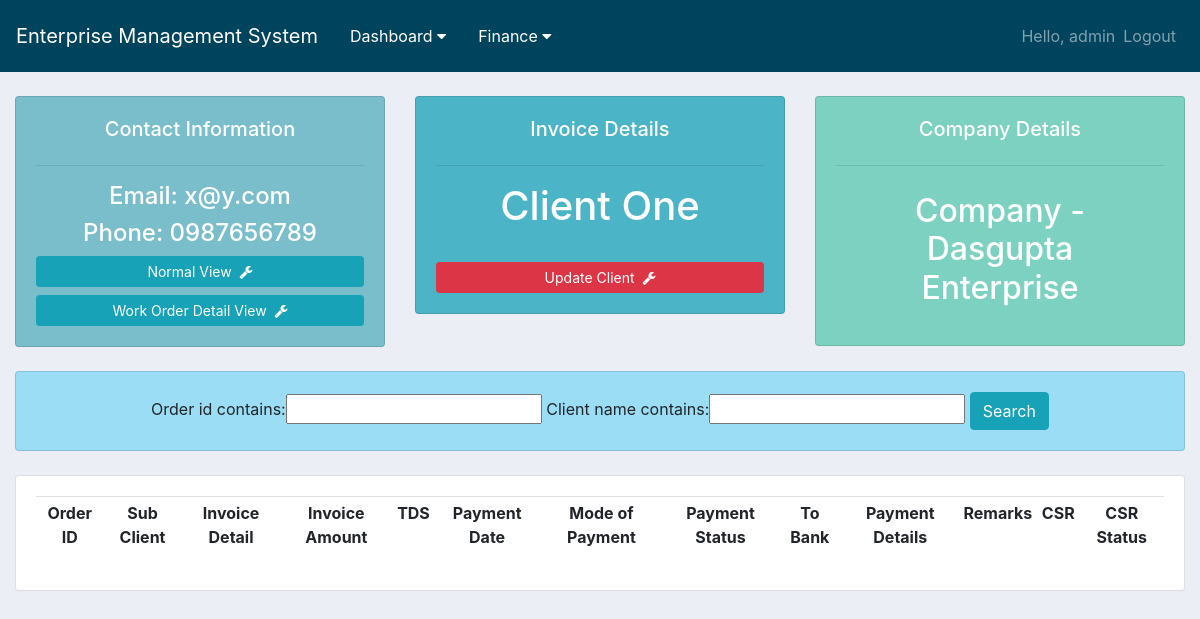
Before: /client/invoice/7/ (signed in) with the older database file.
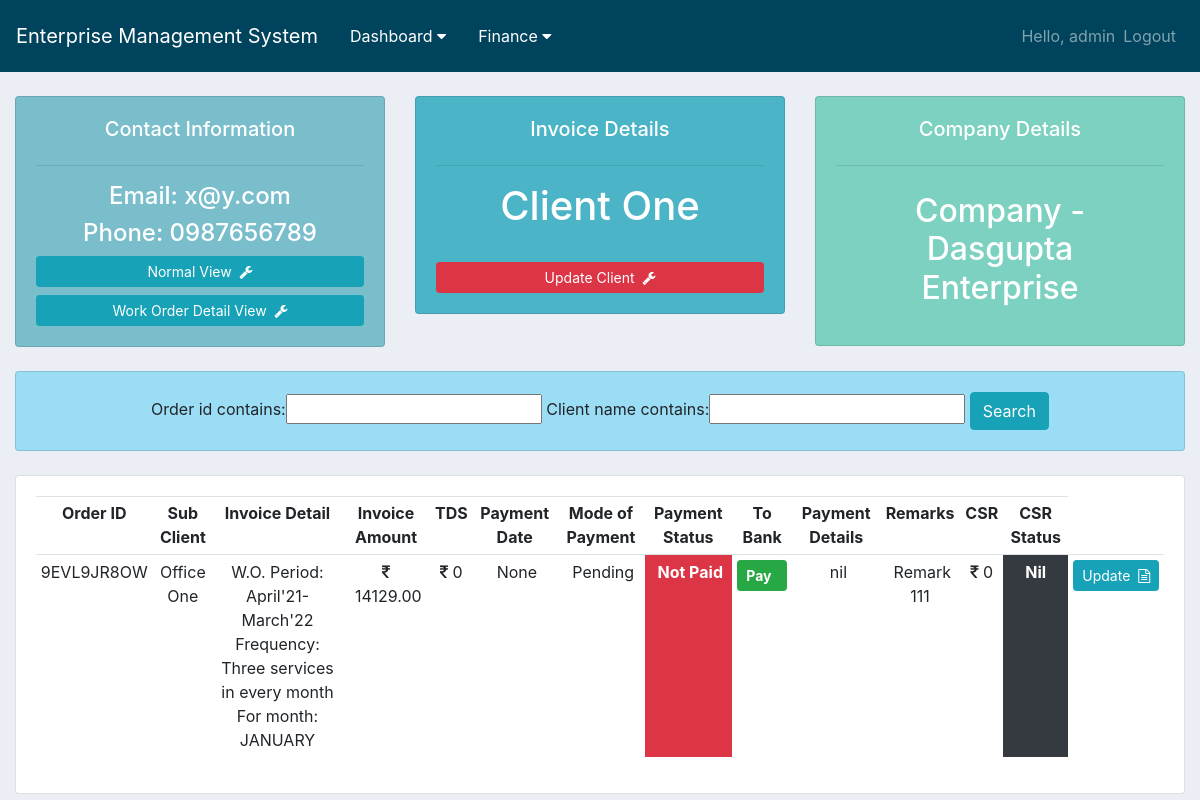
After: the same page with the newer database file.
### order/models.py (models this page shows, shortened)
class Order(models.Model):
    STATUS = (
        ('Pending', 'Pending'),
        ('Paid', 'Paid'),
    )
    CSR_value = (
        (True, 'Paid'),
        (False, 'Not Paid'),
    )
    MONTH = (
        ('JANUARY', 'JANUARY'),
        ('FEBRUARY', 'FEBRUARY'),
        ('MARCH', 'MARCH'),
        ('APRIL', 'APRIL'),
        ('MAY', 'MAY'),
        ('JUNE', 'JUNE'),
        ('JULY', 'JULY'),
        ('AUGUST', 'AUGUST'),
        ('SEPTEMBER', 'SEPTEMBER'),
        ('OCTOBER', 'OCTOBER'),
        ('NOVEMBER', 'NOVEMBER'),
        ('DECEMBER', 'DECEMBER'),
    )
    order_id = models.CharField(max_length=120, null=True, blank=True)
    client = models.ForeignKey(Client, null=True, on_delete=models.CASCADE)
    company = models.ForeignKey(Company, null=True, on_delete=models.CASCADE)
    sub_client = models.CharField(max_length=120, null=True, blank=True)
    service_1 = models.ForeignKey(Service, null=True, on_delete=models.CASCADE, related_name='service_1')
    rate_1 = models.DecimalField(default=0.00, max_digits=10, decimal_places=2)
    service_2 = models.ForeignKey(Service, null=True, on_delete=models.CASCADE, related_name='service_2')
    rate_2 = models.DecimalField(default=0.00, max_digits=10, decimal_places=2)
    service_3 = models.ForeignKey(Service, null=True, on_delete=models.CASCADE, related_name='service_3')
    rate_3 = models.DecimalField(default=0.00, max_digits=10, decimal_places=2)
    service_4 = models.ForeignKey(Service, null=True, on_delete=models.CASCADE, related_name='service_4')
    rate_4 = models.DecimalField(default=0.00, max_digits=10, decimal_places=2)
    upload_document = models.FileField(upload_to="document_uploaded/", blank=True)
    work_order_period = models.CharField(max_length=100, null=True)
    invoice_for_month = models.CharField(max_length=100, default='JAN', choices=MONTH)
    date = models.CharField(max_length=20, null=True)
    frequency = models.CharField(max_length=100, null=True)
    bill_raised = models.CharField(max_length=100, null=True)
    area = models.IntegerField(default=0)
    rate = models.DecimalField(default=0.00, max_digits=10, decimal_places=2)
    payment = models.CharField(max_length=100, default='Pending', choices=STATUS)
    payment_details = models.CharField(max_length=100, null=True)
    payment_date = models.DateField(blank=True, null=True)
    bank_transfer = models.BooleanField(default=False)
    TDS = models.IntegerField(default=0)
    CSR = models.IntegerField(default=0)
    csr_status = models.BooleanField(default=False, choices=CSR_value)
    total = models.DecimalField(default=0.00, max_digits=10, decimal_places=2)
    challan_text = models.TextField(max_length=200, null=True)
    remark = models.TextField(max_length=200, null=True)
    timestamp = models.DateTimeField(auto_now_add=True, null=True)

### client/views.py (the view)
# urls.py: path('invoice/<int:pk>/', views.invoice_detail_page, name='invoice_detail_view'),
@login_required(login_url='login')
def invoice_detail_page(request, pk):
    client = Client.objects.get(id=pk)
    orders = Order.objects.filter(client__name=client.name)
    total_order = orders.count()
    order_filter = OrderFilter(request.GET, queryset=orders)
    orders = order_filter.qs
    context = {
        "title": "Clients",
        "content": "Clients Page",
        "client": client,
        "orders": orders,
        "total_order": total_order,
        "order_filter": order_filter,
    }
    return render(request, 'invoice_detail.html', context)

### templates/invoice_detail.html (shortened to what the changed rows need)
{% extends "base.html" %}
{% block content %}
<br>
<div class="container-fluid">
	<div class="row">
		<div class="col-md">
			<div class="card text-center text-white card-body" id="client_management">
				<h1 class="text-center">{{ client.name }}</h1>
				<br>
			</div>
		</div>
		<div class="col-md">
			<div class="card text-center text-white card-body" id="total_order">
				<h2 style="text-align: center;padding: 10px">Company - {{ client.company.name }}</h2>
			</div>
		</div>
	</div>
	<br>
	<div class="row">
		<div class="col">
			<div class="card text-center card-body" id="search_card">
				<form method="get">
				{{ order_filter.form }}
			  </form>
			</div>
		</div>
	</div>
	<br>
	<div class="row">
		<div class="col-md">
			<div class="card card-body">
				<table class="table table-sm">
					<tr>
						<th class="text-center">Order ID</th>
                        <th class="text-center">Sub Client</th>
						<th class="text-center">Invoice Detail</th>
						<th class="text-center">Invoice Amount</th>
						<th class="text-center">TDS</th>
						<th class="text-center">Payment Date</th>
						<th class="text-center">Mode of Payment</th>
						<th class="text-center">Payment Status</th>
						<th class="text-center">To Bank</th>
						<th class="text-center">Payment Details</th>
						<th class="text-center">Remarks</th>
                        <th class="text-center">CSR</th>
						<th class="text-center">CSR Status</th>
					</tr>
					{% for order in orders|slice:"::-1"|slice:":30" %}
						<tr>
							<td class="text-center">{{ order.order_id }}</td>
							<td class="text-center">{{ order.sub_client }}</td>
							<td class="text-center">
								W.O. Period: {{ order.work_order_period }}<br>
								Frequency: {{ order.frequency }}<br>
								For month: {{ order.invoice_for_month }}<br>
							</td>
							<td class="text-center"><i class="fa fa-rupee"></i>&nbsp;{{ order.total }}</td>
							<td class="text-center"><i class="fa fa-rupee"></i>&nbsp;{{ order.TDS }}</td>
							<td class="text-center">&nbsp;{{ order.payment_date }}</td>
							<td class="text-center">&nbsp;{{ order.payment }}</td>
							{% if order.payment == 'Pending' %}
								<td class="bg-danger text-white text-center font-weight-bold">&nbsp;Not Paid</td>
								<td class="text-center"><a href="{% url 'order:amount_pay' order.id %}" type="button" class="btn btn-sm btn-success font-weight-bold">Pay&nbsp;&nbsp;</a></td>
							{% endif %}
                            <td class="text-center">&nbsp;{{ order.payment_details }}</td>
                            <td class="text-center">&nbsp;{{ order.remark }}</td>
							<td class="text-center"><i class="fa fa-rupee"></i>&nbsp;{{ order.CSR }}</td>
                            {% if order.CSR != 0 %}
								{% if order.csr_status == True %}
									<td class="bg-success text-white text-center font-weight-bold">Paid</td>
								{% else %}
									<td class="bg-danger text-white text-center font-weight-bold">Not Paid</td>
								{% endif %}
							{% else %}
								<td class="bg-dark text-white text-center font-weight-bold">Nil</td>
							{% endif %}
							<td class="text-center"><a href="{% url 'order:update_order' order.id %}" type="button" class="btn btn-sm btn-info">Update&nbsp;&nbsp;<i class="fa fa-file-text-o" aria-hidden="true"></i></a></td>
						</tr>
					{% endfor %}
				</table>
			</div>
		</div>
	</div>
</div>
{% endblock %}

Changed rows visible on the page:
now on this page (row edited): Order: order_id "9EVL9JR8OW", sub_client "Office One", work_order_period "April'21-March'22", frequency "Three services in every month", invoice_for_month "JANUARY", total "14129.00", TDS "0", payment_date "None", payment "Pending", shows "Not Paid", payment_details "nil", remark "Remark 111", CSR "0", shows "Nil"
